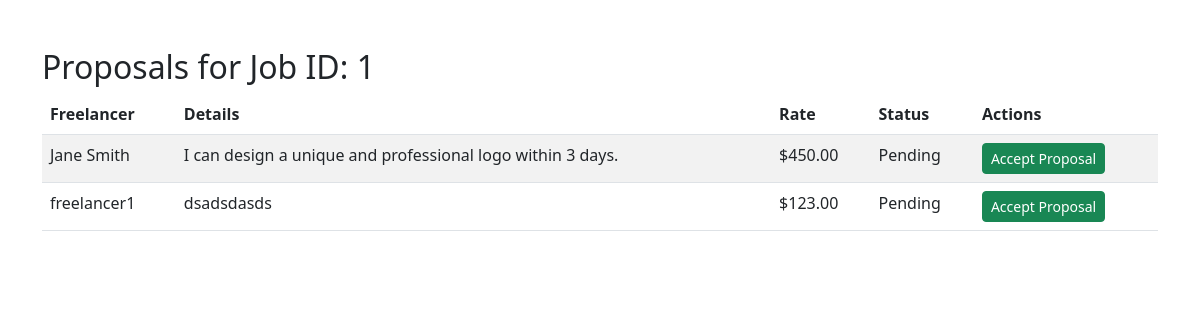
/view_proposals.php?job_id=1 (signed in), run on the app's committed database.
### tables this page shows
CREATE TABLE `proposals` (
  `id` int(11) NOT NULL,
  `job_id` int(11) NOT NULL,
  `freelancer_id` int(11) NOT NULL,
  `proposal_details` text NOT NULL,
  `proposed_rate` decimal(10,2) DEFAULT NULL,
  `status` enum('pending','accepted','rejected') DEFAULT 'pending',
  `created_at` timestamp NOT NULL DEFAULT current_timestamp()
);

CREATE TABLE `users` (
  `id` int(11) NOT NULL,
  `name` varchar(255) NOT NULL,
  `email` varchar(255) NOT NULL,
  `password` varchar(255) NOT NULL,
  `role` enum('freelancer','client') NOT NULL,
  `created_at` timestamp NOT NULL DEFAULT current_timestamp(),
  `profile_picture` varchar(255) DEFAULT NULL
);

### view_proposals.php (the view, shortened to what this page needs)
<?php
require_once 'config.php';
$job_id = intval($_GET['job_id']);
$stmt = $conn->prepare("SELECT proposals.*, users.name AS freelancer_name
                        FROM proposals
                        JOIN users ON proposals.freelancer_id = users.id
                        WHERE job_id = ?");
$stmt->bind_param("i", $job_id);
$stmt->execute();
$result = $stmt->get_result();
?>
<!DOCTYPE html>
<html lang="en">
<head>
    <link href="https://cdn.jsdelivr.net/npm/bootstrap@5.3.0/dist/css/bootstrap.min.css" rel="stylesheet">
</head>
<body>
    <div class="container mt-5">
        <h2>Proposals for Job ID: <?php echo $job_id; ?></h2>
        <?php if ($result->num_rows > 0): ?>
            <table class="table table-striped">
                <thead>
                    <tr>
                        <th>Freelancer</th>
                        <th>Details</th>
                        <th>Rate</th>
                        <th>Status</th>
                        <th>Actions</th>
                    </tr>
                </thead>
                <tbody>
                    <?php while ($row = $result->fetch_assoc()): ?>
                        <tr>
                            <td><?php echo htmlspecialchars($row['freelancer_name']); ?></td>
                            <td><?php echo htmlspecialchars($row['proposal_details']); ?></td>
                            <td>$<?php echo number_format($row['proposed_rate'], 2); ?></td>
                            <td><?php echo ucfirst($row['status']); ?></td>
                            <td>
                                <?php if ($row['status'] == 'pending'): ?>
                                    <a href="contract.php?proposal_id=<?php echo $row['id']; ?>" class="btn btn-success btn-sm">Accept Proposal</a>
                                <?php endif; ?>
                            </td>
                        </tr>
                    <?php endwhile; ?>
                </tbody>
            </table>
        <?php else: ?>
            <p>No proposals found for this job.</p>
        <?php endif;
        ?>
    </div>
</body>
</html>

### data on the page
proposals: freelancer.name "Jane Smith", proposal_details "I can design a unique and professional logo within 3 days.", proposed_rate "450.00", status "Pending"
proposals: freelancer.name "freelancer1", proposal_details "dsadsdasds", proposed_rate "123.00", status "Pending"

### other printed values
$job_id "1"
